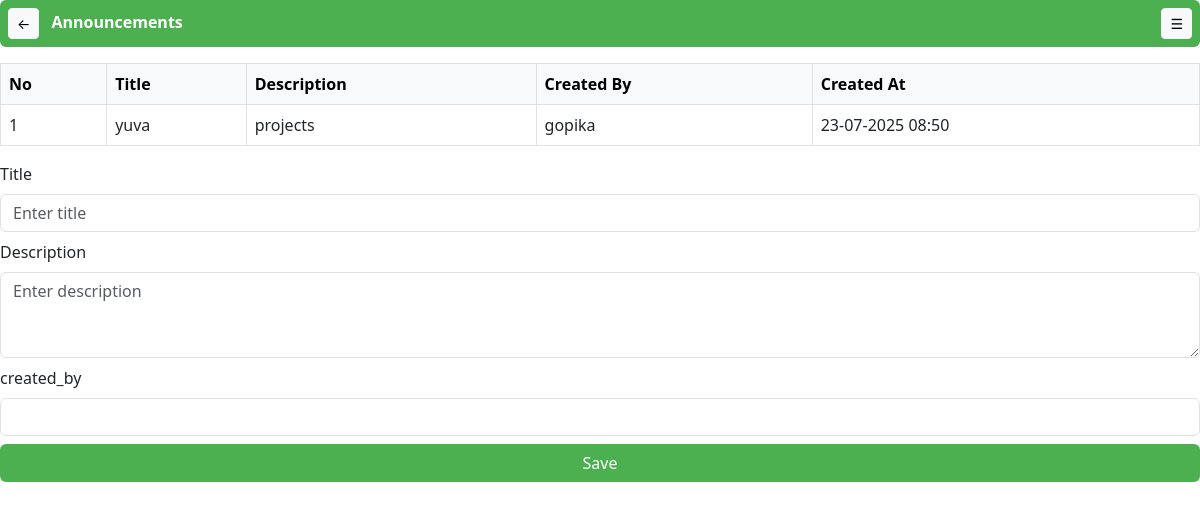
Page /announcements/ on the earlier database version.
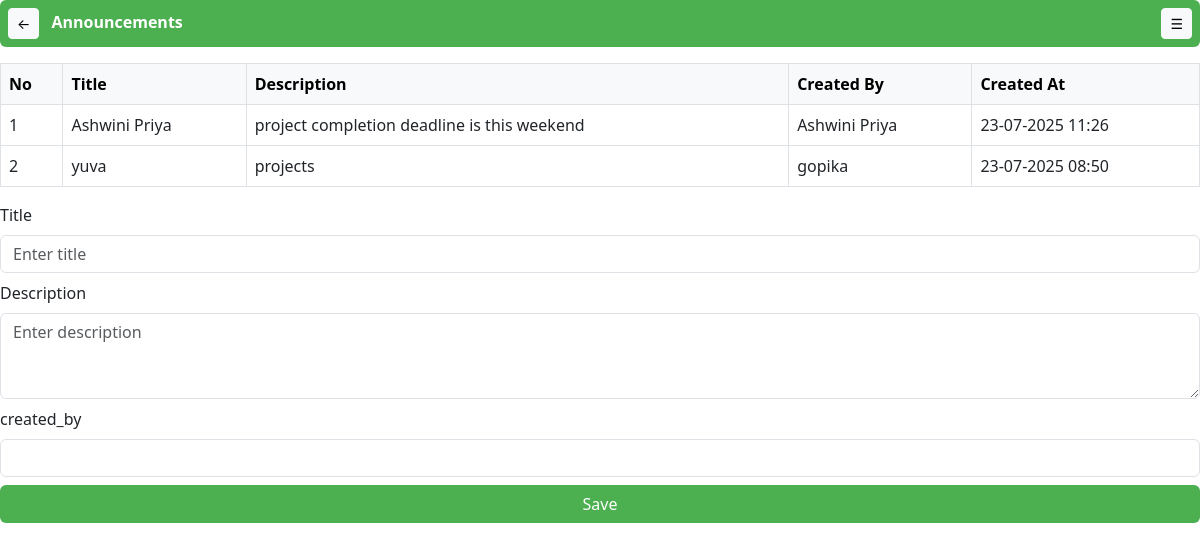
Same page on the later database version.
### user/models.py (models this page shows, shortened)
class Announcements(models.Model):
    title = models.CharField(max_length=200)
    description = models.TextField()
    created_by = models.ForeignKey(Users, on_delete=models.SET_NULL, null=True)
    created_at = models.DateTimeField(auto_now_add=True)

class Users(models.Model):
    role = models.ForeignKey(Roles, on_delete=models.SET_NULL, null=True)
    full_name = models.CharField(max_length=100)
    email = models.EmailField(unique=True)
    phone = models.CharField(max_length=15)
    password = models.CharField(max_length=128)
    profile_picture = models.ImageField(upload_to='profiles/', blank=True, null=True)
    date_joined = models.DateField(auto_now_add=True)
    status = models.CharField(max_length=50)

### user/views.py (the view, shortened to what this page needs)
# urls.py: path('announcements/', views.announcements_view, name='announcements'),
def announcements_view(request):
    announcements = Announcements.objects.select_related('created_by').order_by('-created_at')
    return render(request, 'announcements.html', {'announcements': announcements})

### user/context_processors.py (called while the page is built)
def notification_data(request):
    unread_notifications = Notifications.objects.filter(read_status=False).order_by('-created_at')[:5]
    unread_count = Notifications.objects.filter(read_status=False).count()
    return {
        'notifications': unread_notifications,
        'unread_count': unread_count,
    }

### user/templates/announcements.html (shortened to what this page needs)
<!DOCTYPE html>
<html lang="en">
<head>
  <link href="https://cdn.jsdelivr.net/npm/bootstrap@5.3.0/dist/css/bootstrap.min.css" rel="stylesheet">
</head>
<body>
<div class="d-flex justify-content-between align-items-center p-2 mb-3 header rounded">
  <div>
    <a href="javascript:history.back()" class="btn btn-light btn-sm">&#8592;</a>
    <span class="ms-2 fw-bold">Announcements</span>
  </div>
  <button class="btn btn-light btn-sm">&#9776;</button>
</div>
  <table class="table table-bordered">
  <thead class="table-light">
    <tr>
      <th>No</th>
      <th>Title</th>
      <th>Description</th>
      <th>Created By</th>
      <th>Created At</th>
    </tr>
  </thead>
  <tbody>
    {% for announcement in announcements %}
    <tr>
      <td>{{ forloop.counter }}</td>
      <td>{{ announcement.title }}</td>
      <td>{{ announcement.description }}</td>
      <td>{{ announcement.created_by.full_name }}</td>
      <td>{{ announcement.created_at|date:"d-m-Y H:i" }}</td>
    </tr>
    {% empty %}
    <tr>
      <td colspan="5" class="text-center">No announcements yet.</td>
    </tr>
    {% endfor %}
  </tbody>
</table>
  <form method="POST">
  <div class="mb-2">
    <label class="form-label">Title</label>
    <input type="text" name="title" class="form-control" placeholder="Enter title" required />
  </div>
  <div class="mb-2">
    <label class="form-label">Description</label>
    <textarea name="description" class="form-control" rows="3" placeholder="Enter description" required></textarea>
  </div>
  <div class="mb-2">
    <label class="form-label">created_by</label>
    <input type="text" name="title" class="form-control" placeholder=" " required />
  </div>
  <button type="submit" class="btn btn-save w-100">Save</button>
</form>
</body>
</html>

Differences in the rows shown:
added Announcements: title "Ashwini Priya", description "project completion deadline is this weekend", created_by.full_name "Ashwini Priya", created_at "23-07-2025 11:26"
